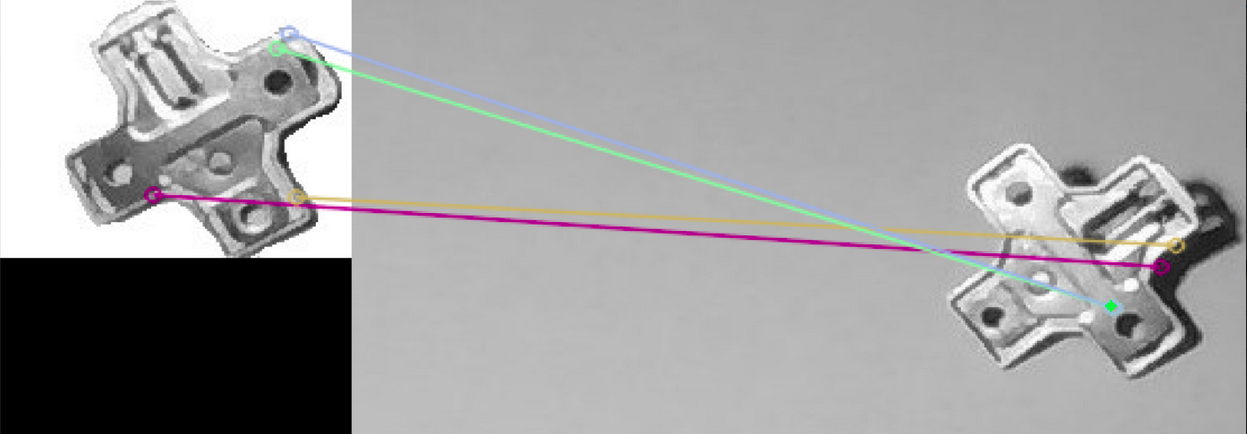
#> input picture code_attempts/image.png, 1247 x 434 px, given in place of image.bmp, which was not available
$ python object_recognition.py
#> lines starting #> are read from the running program, lines starting #| are printed output that depends on the picture; after the words box and inside, x2 and y2 are one past the last pixel; in counts of white or black regions, pixels touching at a corner belong together; pictures that were not available may be replaced by others from this repository, and a replacement may not be noted
#
# https://www.kaggle.com/pacogarciam3/lego-set-object-recognition-example

import cv2 as cv
import numpy as np
from PIL import Image

# image with object
img_example = cv.imread('images/image.bmp')
#> img_example is the input picture: shape (434, 1247, 3); mean B, G, R 158.8, 158.4, 159.2

# load a background, so we can extract it and make it easy to detect the object.
img_bg = cv.imread('images/background.bmp')
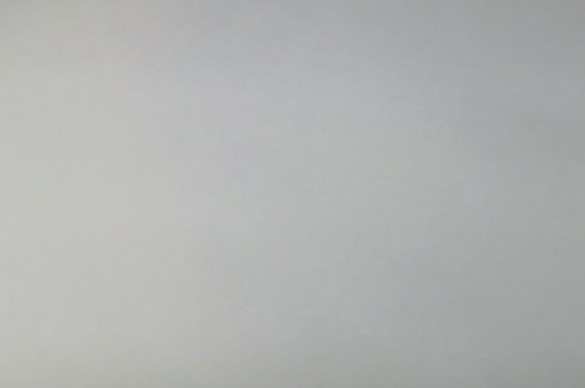
#> input picture images/metal_objects/background.jpg, 585 x 388 px, given in place of background.bmp, which was not available
#> img_bg is the input picture: shape (388, 585, 3); mean B, G, R 177.1, 178.3, 176.9

blur_after_difference = True  # True blurs picture after taking the difference, False blurs both images before
use_adaptive_threshold = False  # True uses adaptive threshold, False uses original Otsu Threshold


class ObjectRecognition:
    # OpenCV uses BGR while matplotlib uses RGB, so we need to make sure that put these conversion in so the picture
    # look accurate (you can try previewing without these if you like to test).

    def __init__(self) -> None:
        pass

    # We will be previewing images alongthe way, so lets create a function
    # [165 lines left out: functions previewImg, obj_recognize_with_previewImg, not called in this run]


    def obj_recognize(self, img, img_bg):
        # This method is for final run without any preview image popup's
        # our starting Point
        img_bg_gray = cv.cvtColor(img_bg, cv.COLOR_BGR2GRAY)
        img_gray = cv.cvtColor(img, cv.COLOR_BGR2GRAY)
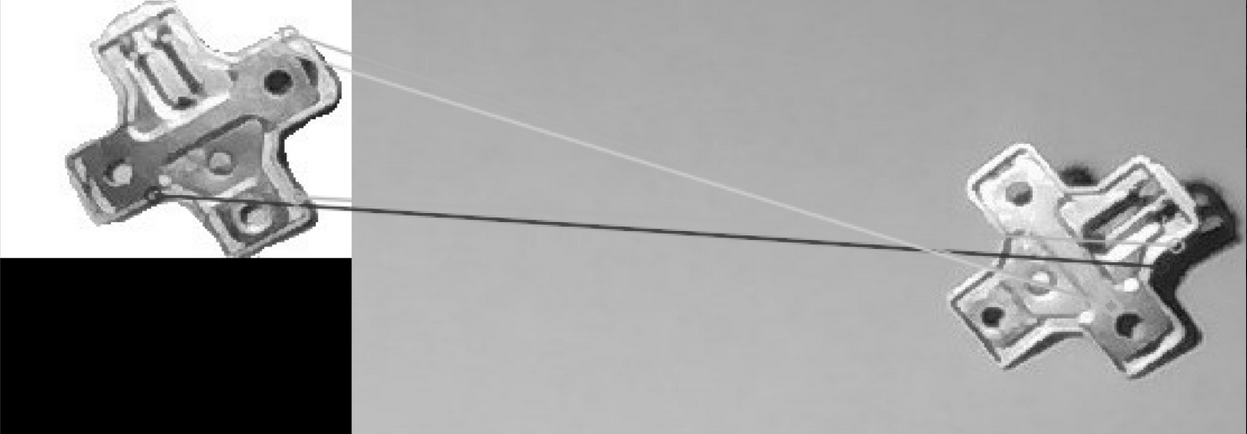
#> img_gray: shape (434, 1247); min 0, max 255, mean 158.7
        img_gray = cv.resize(img_gray, (img_bg_gray.shape[1], img_bg_gray.shape[0]))
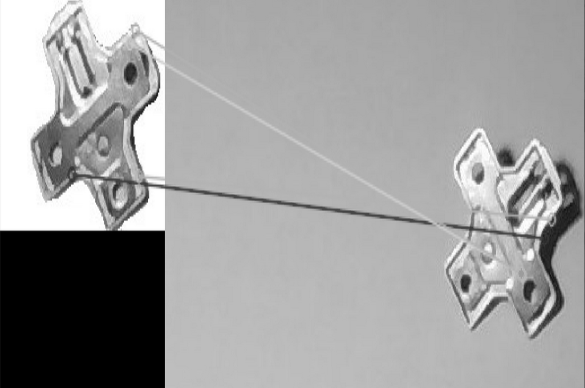
#> img_gray: shape (388, 585); min 0, max 255, mean 158.6
        diff_gray = cv.absdiff(img_bg_gray, img_gray)
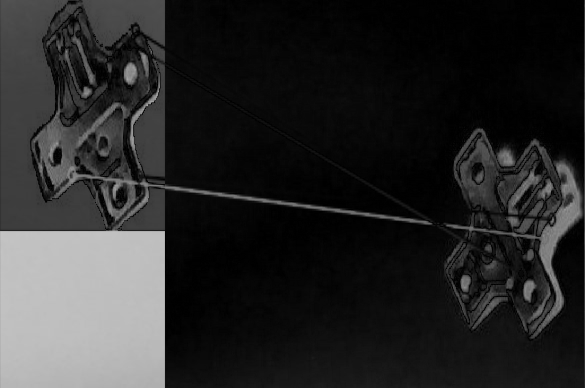
#> diff_gray: shape (388, 585); min 0, max 196, mean 40.6
        diff_gray_blur = cv.GaussianBlur(diff_gray, (501, 501), 0)
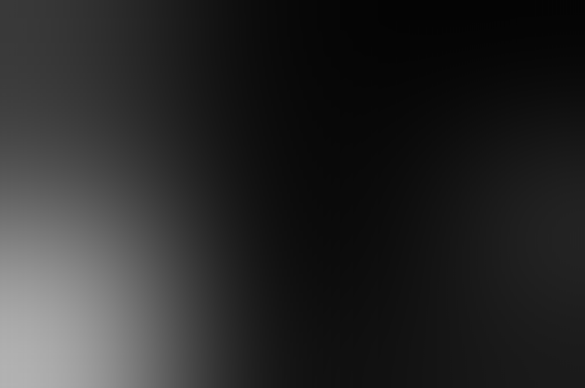
#> diff_gray_blur: shape (388, 585); min 4, max 179, mean 40.6

        ret, img_tresh = cv.threshold(diff_gray_blur, 0, 255, cv.THRESH_BINARY + cv.THRESH_OTSU)
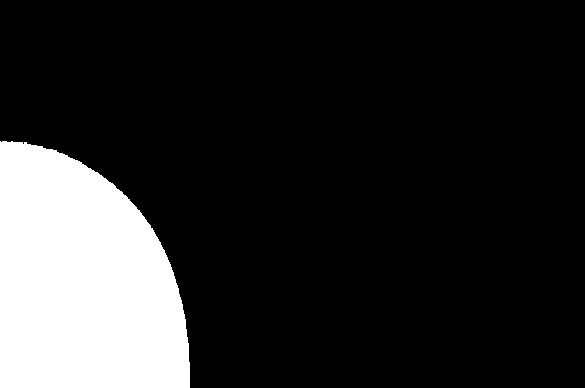
#> img_tresh: shape (388, 585); 16.7% white; 1 white region
#> ret = 72
        arr_cnt, hirearchy = cv.findContours(img_tresh, cv.RETR_EXTERNAL, cv.CHAIN_APPROX_SIMPLE)
#> arr_cnt = 1 contour; box (x1, y1, x2, y2) and area: (0, 141, 190, 388) 37471; hirearchy = [[-1, -1, -1, -1]]

        # get the dimensions of the image
        height, width = img_gray.shape
#> height = 388; width = 585

        # shorten the variable names
        w = width
#> w = 585
        h = height
#> h = 388

        validcontours = []
        contour_index = -1

        # iterate through each contour found
        for i in arr_cnt:

            contour_index = contour_index + 1
            ca = cv.contourArea(i)

            # Calculate W/H Ratio of image
            x, y, w, h = cv.boundingRect(i)
            aspect_ratio = float(w) / h

            # Flag as edge_noise if the object is at a Corner
            # Contours at the edges of the image are most likely not valid contours
            edge_noise = False
            # if contour starts at x=0 then it's on th edge
            if x == 0:
                edge_noise = True
            if y == 0:
                edge_noise = True
            # if the contour x value + its contour width exceeds image width, it is on an edge
            if (x + w) == width:
                edge_noise = True
            if (y + h) == height:
                edge_noise = True

            # DISCARD noise with measure by area (1x1 round plate dimensions is 1300)
            # if by any chance a contour is drawn on one pixel, this catches it.
            if ca > 1300:

                # DISCARD as noise if W/H ratio > 7 to 1 (1x6 plate is 700px to 100px)
                # the conveyor belt has a join line that sometimes is detected as a contour, this ignores it based on w/h ratio
                if aspect_ratio <= 6:

                    # DISCARD if at the Edge
                    if edge_noise == False:
                        validcontours.append(contour_index)
#> this loop made 1 pass
#> (contour_index, ca, x, y, w, h, aspect_ratio, edge_noise) on pass 1: (0, 37471, 0, 141, 190, 247, 0.769, True)
#> after the loop, contour_index = 0; validcontours = []

        # Iterate for all the detected valid contours and find centers
        obj_centers = []
        img_withrectangle = img.copy()
        for i in validcontours:
            c = arr_cnt[i]

            # draw the bounding rectangles
            rect = cv.minAreaRect(c)
            box = cv.boxPoints(rect)
            box = np.int0(box)
            # cv.drawContours(img_withrectangle, [box], 0, (0, 255, 0), 2)

            # compute the center of the contour
            M = cv.moments(c)
            cX = int(M["m10"] / M["m00"])
            cY = int(M["m01"] / M["m00"])
            # draw the contour and center of the shape on the image
            # cv.drawContours(img_withrectangle, [c], -1, (0, 255, 0), 2)
            #  cv.circle(img_withrectangle, (cX, cY), 7, (255, 255, 255), -1)
            #  cv.putText(img_withrectangle, "center", (cX - 20, cY - 20),
            #         cv.FONT_HERSHEY_SIMPLEX, 0.5, (255, 255, 255), 2)
            img_withrectangle = cv.circle(img=img_withrectangle,
                                          center=(cX, cY),
                                          radius=5,
                                          color=(0, 255, 0),
                                          thickness=-1)
            cv.drawContours(img_withrectangle, [box], 0, (0, 255, 0), 2)
            obj_centers.append([cX, cY])
#> this loop made 0 passes
#> after the loop, obj_centers = []

        #self.previewImg('Bounding Rectangle', img_withrectangle)
        Image.fromarray(img_withrectangle).save("./images/image_boundingbox.bmp")
        return obj_centers

if __name__ == "__main__":
    obj_detection = ObjectRecognition()
    obj_detection.obj_recognize(img_example, img_bg)
